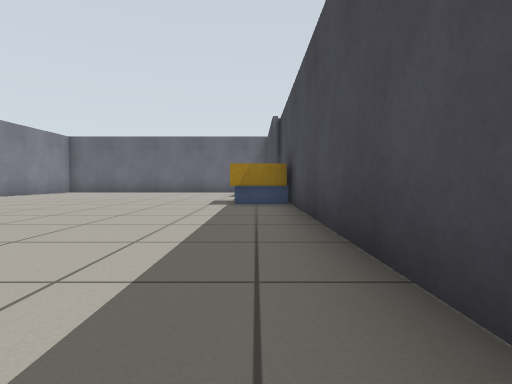
View 1 (above)

16 first-person views from a walk through a robot-simulator world made for Gazebo. The camera is 0.5 m above the floor, tilts 2° down and sees 80° across. The floor is counted in squares, 1 m on a side. Each view is taken from the middle of a square. On the plan, view 1 faces up. The plan holds only what a view shows up to about 9 squares ahead; the rest is blank.

View 2
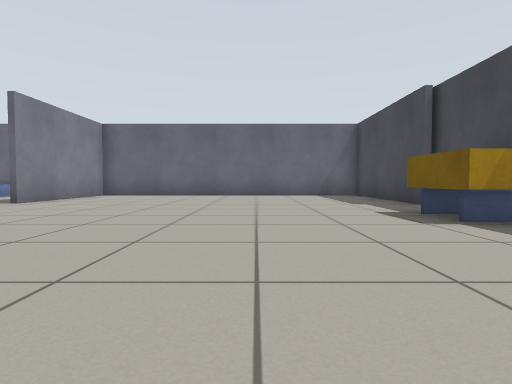

View 3
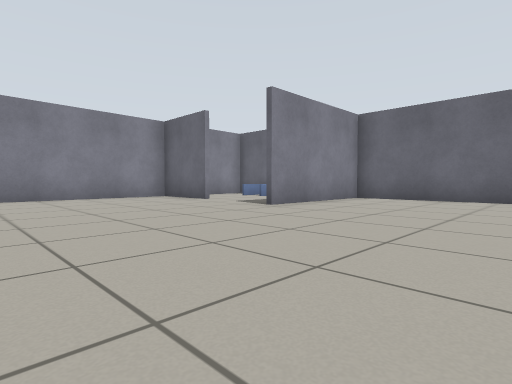

View 4
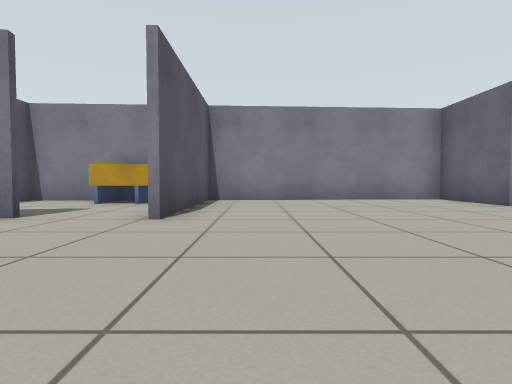

View 5
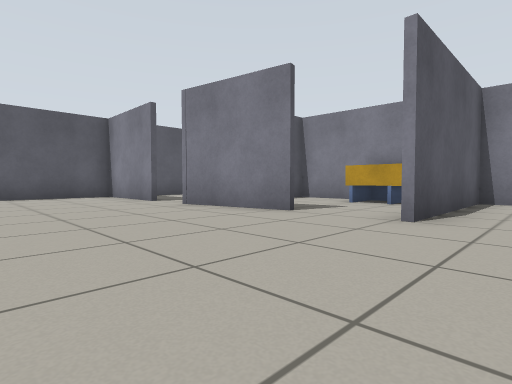

View 6
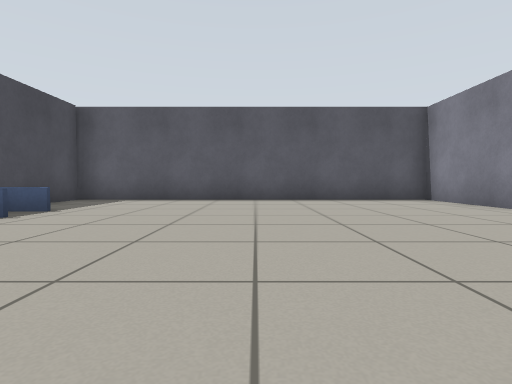

View 7
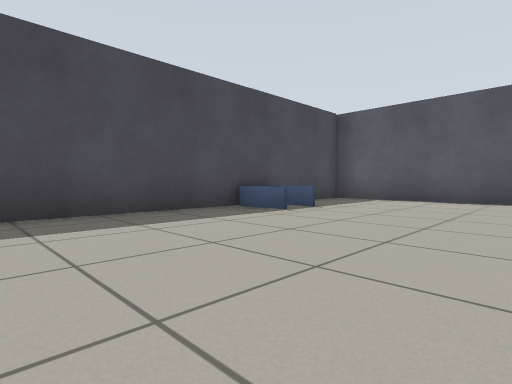

View 8
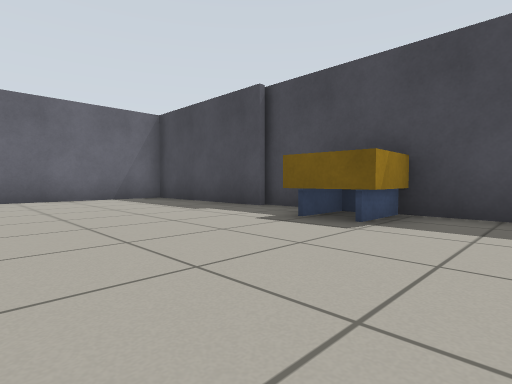

View 9
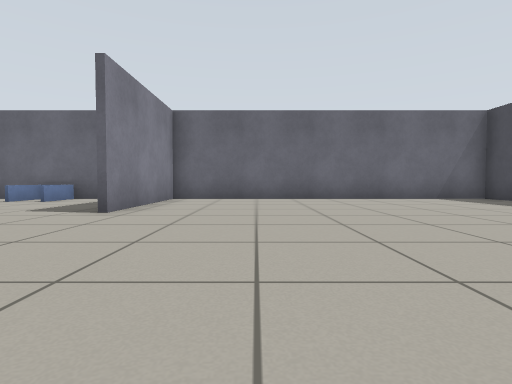

View 10
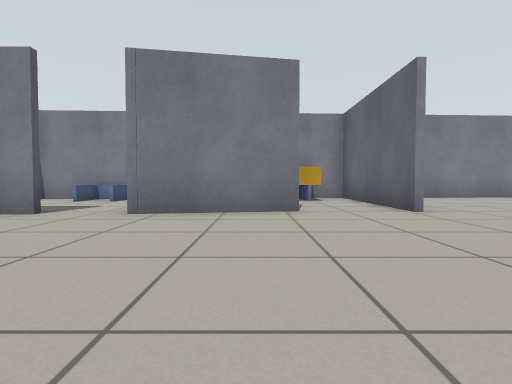

View 11
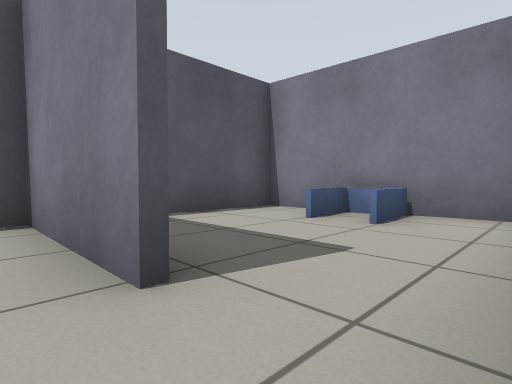

View 12
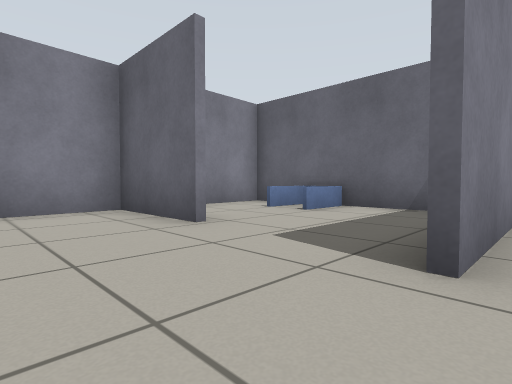

View 13
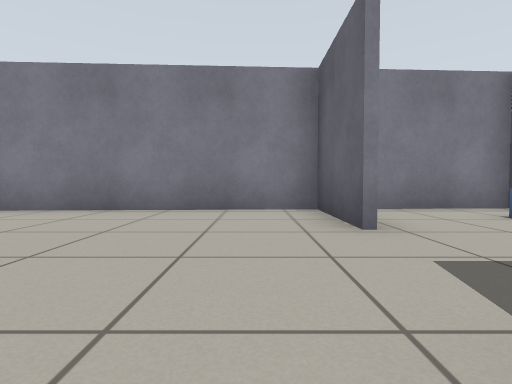

View 14
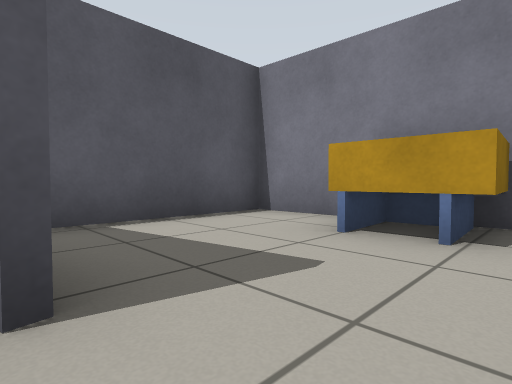

View 15
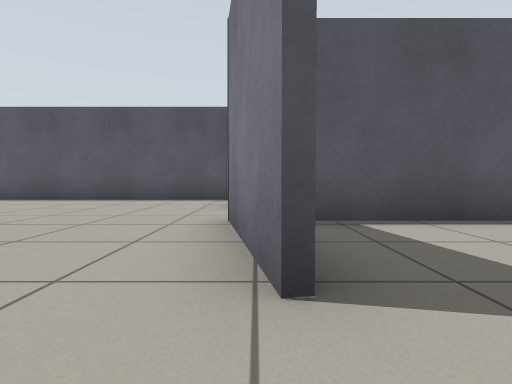

View 16
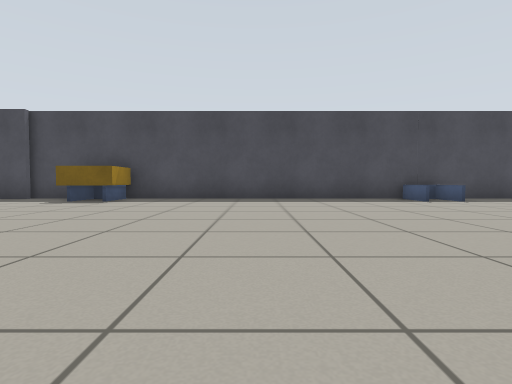

### Floor plan
Points are (right, up) in squares from view 1. A wall is a line through its corners. A room is listed if a view was taken in it or the views show most of it. See-through windows are left out.
Room 1 (views 1, 2, 3, 4, 5, 6, 7, 8, 9, 10, 11, 12, 13, 14, 15, 16)
walls: (-9.1, 1.7) (-8.6, -1); (-8.6, -2.3) (-8.6, -5.3) (0.8, -5.3) (0.8, 9.6); (0.5, 9.4) (0.5, 13.7) (-8.4, 13.7) (-8.4, 9.7); (-11.1, 10.1) (-13.5, 10.1) (-13.1, 3.7) (-8.9, 3.7)
low walls: (-0.6, -1.2) (0.6, -1.2); (0.5, -2) (0.5, -1.6)
ways out: opening at (-10.5, 10) to room 2; opening at (-9, 2.5) to room 3; opening at (-9, -2) to room 4
objects: yellow box (0, 7) to (0, 8)
Room 2 (no view inside)
walls: (-9.5, 13.7) (-13.6, 13.7) (-13.5, 11.2)
low walls: (-11.1, 13.6) (-11.1, 12.4); (-12, 13.6) (-12, 12.3)
ways out: opening at (-10.5, 10) to room 1
Room 3 (no view inside)
walls: (-13.1, 2.7) (-12.9, -0.8) (-9.6, -0.8); (-8.9, 3.6) (-13.1, 3.6)
low walls: (-12.8, 2.1) (-12.8, 1.5) (-12.1, 1.5); (-13, 2.4) (-12.4, 2.4)
ways out: opening at (-9, 2.5) to room 1
objects: yellow box (-12, 2)
Room 4 (no view inside)
walls: (-12.9, -1.3) (-12.7, -5.3) (-10.2, -5.3)
low walls: (-12.6, -2.7) (-12.6, -3.5) (-11.4, -3.4); (-12.8, -2.6) (-11.4, -2.5)
ways out: opening at (-9, -2) to room 1

Positions as (right, up) in squares from view 1, and headings:
1: (0, 0), facing up
2: (-3, 3), facing up
3: (-4, 5), facing up-left
4: (-5, 5), facing left
5: (-5, 5), facing down-left
6: (-4, 3), facing down
7: (-4, 3), facing down-right
8: (-4, 5), facing up-right
9: (-6, 5), facing up
10: (-4, 1), facing left
11: (-8, -1), facing down-left
12: (-8, 8), facing up-left
13: (-8, 9), facing left
14: (-9, 3), facing down-left
15: (-9, 3), facing down
16: (-8, 3), facing right
